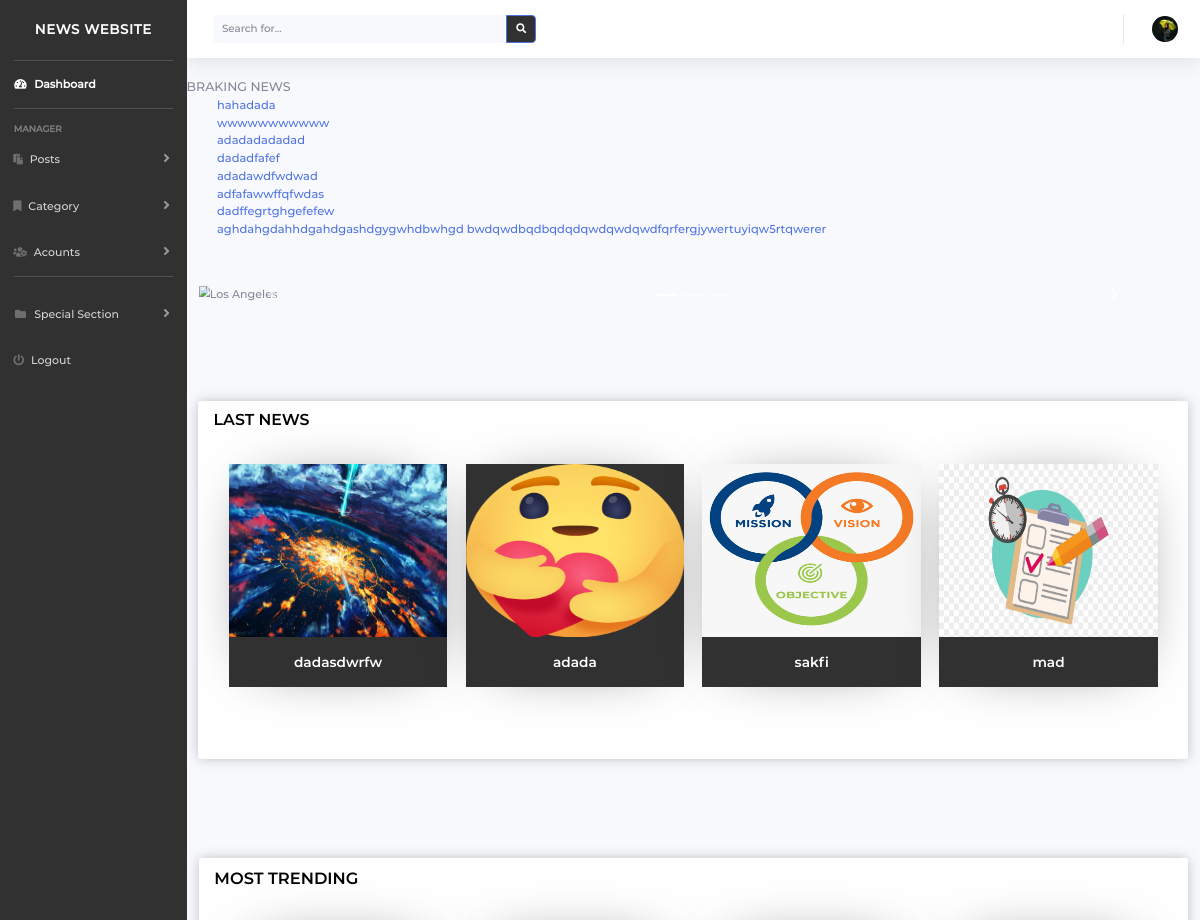
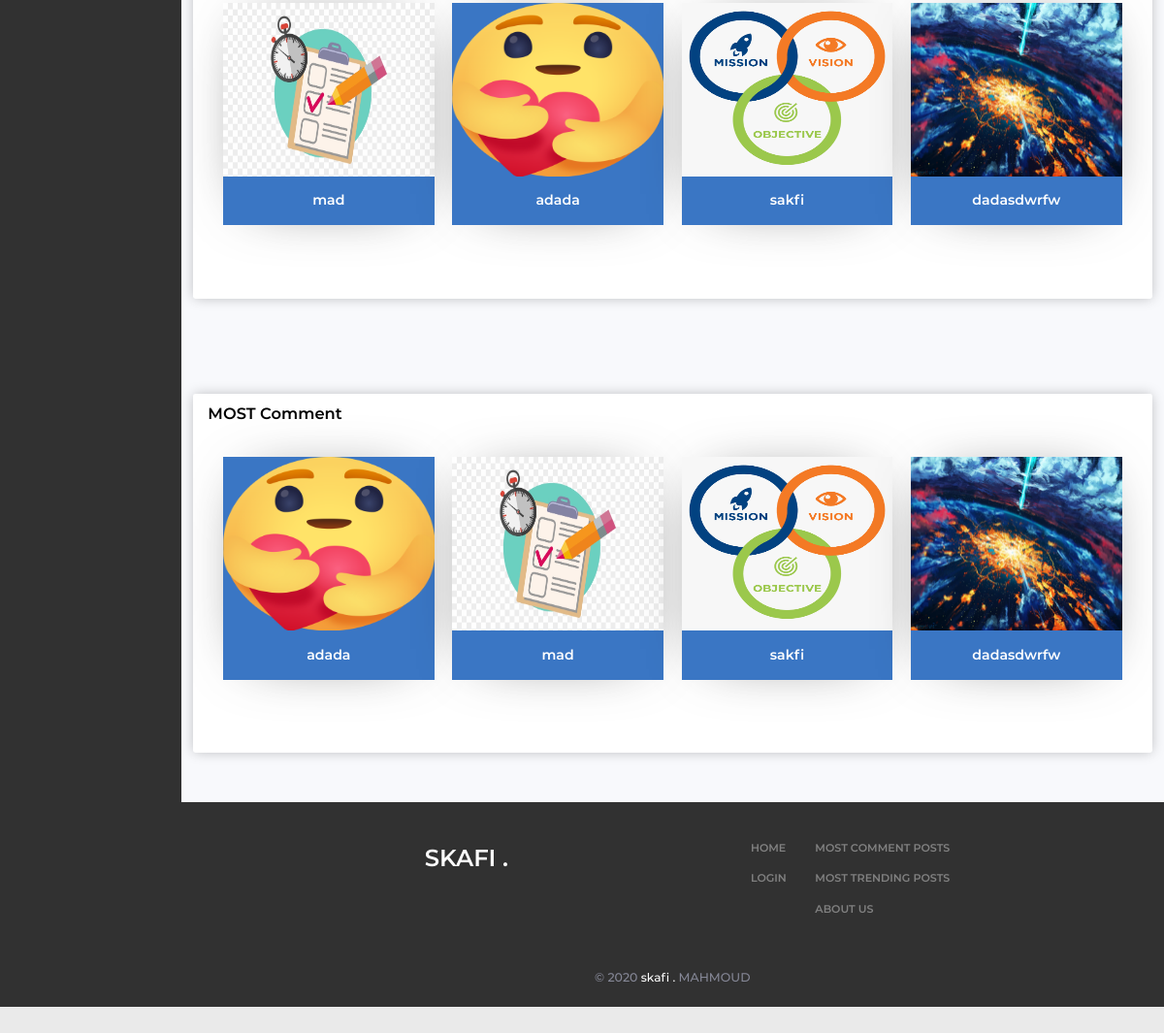
Before: / with the older database file (2 pictures, top to bottom).
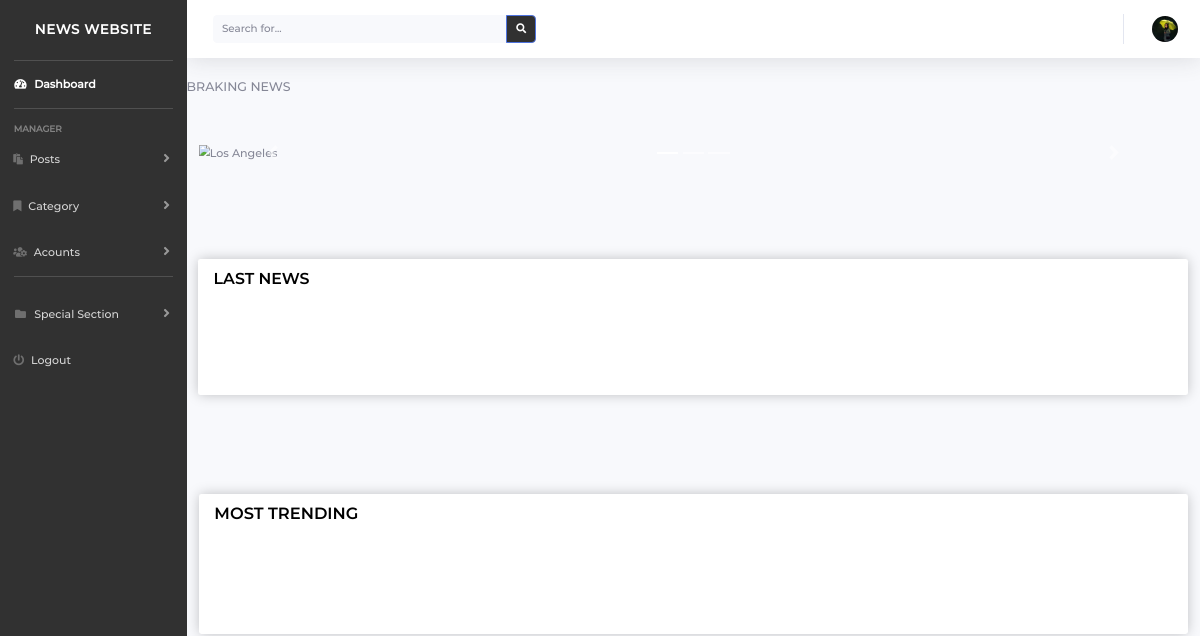
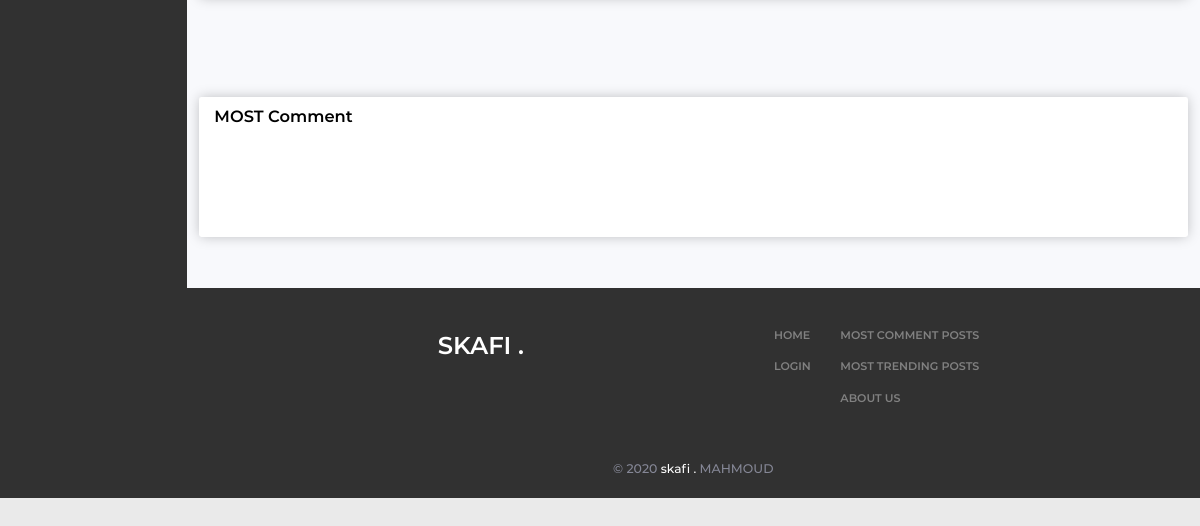
After: the same page with the newer database file (2 pictures, top to bottom).
### tables this page shows
CREATE TABLE `tblbrackingnews` (
  `id` int(255) NOT NULL,
  `brackingText` varchar(255) NOT NULL,
  `Is_Active` int(1) DEFAULT NULL
);

CREATE TABLE `tblposts` (
  `id` int(11) NOT NULL,
  `PostTitle` longtext DEFAULT NULL,
  `CategoryId` int(11) DEFAULT NULL,
  `SubCategoryId` int(11) DEFAULT NULL,
  `PostDetails` longtext DEFAULT NULL,
  `PostingDate` timestamp NULL DEFAULT current_timestamp(),
  `UpdationDate` timestamp NULL DEFAULT NULL ON UPDATE current_timestamp(),
  `Is_Active` int(1) DEFAULT NULL,
  `PostUrl` mediumtext DEFAULT NULL,
  `PostImage` varchar(255) DEFAULT NULL,
  `Approved` varchar(255) NOT NULL DEFAULT 'no',
  `CommentsCout` int(255) DEFAULT NULL,
  `Rank` int(255) DEFAULT 0
);

### admin/config/dbcon.php (called while the page is built, shortened)
<?php
require("connection.php");
$dbhost = "localhost";
 $dbuser = "Skafi";
 $dbpass = "mahmoudskafi00";
 $db = "news_db";
$conDb = new connection($dbhost,$dbuser ,$dbpass,$db);

### admin/config/connection.php (called while the page is built, shortened)
<?php
class connection
{
    function doSelectQuery($con, $sql)
    {
        $status = false;
        $data = array();
        $result = mysqli_query($con, $sql);
        $i = 0;
        $rows = mysqli_num_rows($result);
        if ($rows == 0)
            $status = true;
        while ($row = mysqli_fetch_array($result, MYSQLI_ASSOC)) {
            $data[$i] = $row;
            $status = true;
            $i += 1;
        }
        return ['status' => $status, 'data' => $data, 'rows' => $rows];
    }
}

### index.php (the view, shortened to what the changed rows need)
<?php
require_once('./admin/config/dbcon.php');
?>
<!DOCTYPE html>
<html lang="en">
<head>
    <?php require './vendor/links.php' ?>
</head>
<?php require './vendor/navbar.php' ?>
<body>
    <div>
        <div class="bn-breaking-news" id="newsTicker1">
            <div class="bn-news">
                <ul>
                    <?php
                    $sql = $conDb->doSelectQuery($conn, "SELECT brackingText as Text FROM tblbrackingnews WHERE Is_Active=1");
                    foreach ($sql['data'] as $row) {
                    ?>
                        <li><a href=""><?php echo $row['Text'] ?></a></li>
                    <?php
                    }
                    ?>
                </ul>
            </div>
        </div>
        <br>
        <br>
        <br>
        <br>
        <br>
        <div class="section-2 " id="LASTNEWS">
            <div class="sk-container-width-100">
                <div class="sk-news-header">
                    <h1>LAST NEWS</h1>
                </div>
                <div class="sk-elemets-container">
                    <?php $sql = $conDb->doSelectQuery($conn, "SELECT * FROM tblposts WHERE Is_Active=1 AND Approved='yes' ORDER BY PostingDate DESC LIMIT 4 ");
                    if ($sql['status'] == 1) {
                        foreach ($sql['data'] as $row) {
                    ?>
                            <div class="sk-elemet-card" onclick="window.location='./post_details.php?postid=<?php echo $row['id'] ?>'">
                                <div class="sk-post-image">
                                    <img src="./admin/postimages/<?php echo $row['PostImage'] ?>" alt="">
                                </div>
                                <div class="sk-post-details">
                                    <h1><?php echo $row['PostTitle'] ?></h1>
                                </div>
                            </div>
                    <?php
                        }
                    }
                    ?>
                </div>
            </div>
        </div>
    </div>
    <br>
    <br>
    <br>
    <br>
    <div class="section-2 " id="MostTrending">
        <div class="sk-container-width-100">
            <div class="sk-news-header">
                <h1>MOST TRENDING</h1>
            </div>
            <div class="sk-elemets-container">
                <?php
                $sql = $conDb->doSelectQuery($conn, "SELECT * FROM tblposts  WHERE Is_Active=1 AND Approved='yes' ORDER BY Rank DESC  LIMIT 0,4
                ");
                if ($sql['status'] == 1) {
                    foreach ($sql['data'] as $row) {
                ?>
                        <div class="sk-elemet-card" style="background-color: #3a76c4;" onclick="window.location='./post_details.php?postid=<?php echo $row['id'] ?>'">
                            <div class="sk-post-image">
                                <img src="./admin/postimages/<?php echo $row['PostImage'] ?>" alt="">
                            </div>
                            <div class="sk-post-details">
                                <h1><?php echo $row['PostTitle'] ?></h1>
                            </div>
                        </div>
                <?php
                    }
                }
                ?>
            </div>
        </div>
    </div>
    <br>
    <br>
    <br>
    <br>
    <div class="section-2 " id="MostComment">
        <div class="sk-container-width-100">
            <div class="sk-news-header">
                <h1>MOST Comment</h1>
            </div>
            <div class="sk-elemets-container">
                <?php
                $sql = $conDb->doSelectQuery($conn, "SELECT * FROM tblposts  WHERE Is_Active=1 AND Approved='yes' ORDER BY CommentsCout DESC  LIMIT 0,4
                ");
                if ($sql['status'] == 1) {
                    foreach ($sql['data'] as $row) {
                ?>
                        <div class="sk-elemet-card" style="background-color: #3a76c4;" onclick="window.location='./post_details.php?postid=<?php echo $row['id'] ?>'">
                            <div class="sk-post-image">
                                <img src="./admin/postimages/<?php echo $row['PostImage'] ?>" alt="">
                            </div>
                            <div class="sk-post-details">
                                <h1><?php echo $row['PostTitle'] ?></h1>
                            </div>
                        </div>
                <?php
                    }
                }
                ?>
            </div>
        </div>
    </div>
    </div>
    <br>
    <br>
    <div class="Footer">
        <div class="footer container">
            <div class="container">
                <div class="footer-container">
                    <div class="sk-nav-header">
                        <h1>SKAFI .</h1>
                    </div>
                </div>
                <div class="End-footer">
                    <h1>© 2020 <span style="color: #fff">skafi .</span> MAHMOUD</h1>
                </div>
                <br>
            </div>
        </div>
    </div>
</body>
</html>

Changed rows visible on the page:
removed tblbrackingnews: brackingText "hahadada"
removed tblbrackingnews: brackingText "wwwwwwwwwww"
removed tblbrackingnews: brackingText "adadadadadad"
removed tblbrackingnews: brackingText "dadadfafef"
removed tblbrackingnews: brackingText "adadawdfwdwad"
removed tblbrackingnews: brackingText "adfafawwffqfwdas"
removed tblbrackingnews: brackingText "dadffegrtghgefefew"
removed tblbrackingnews: brackingText "aghdahgdahhdgahdgashdgygwhdbwhgd bwdqwdbqdbqdqdqwdqwdqwdfqrfergjywertuyiqw5rtqwerer"
removed tblposts: PostImage (picture), PostTitle "dadasdwrfw"
removed tblposts: PostImage (picture), PostTitle "adada"
removed tblposts: PostImage (picture), PostTitle "sakfi"
removed tblposts: PostImage (picture), PostTitle "mad"
